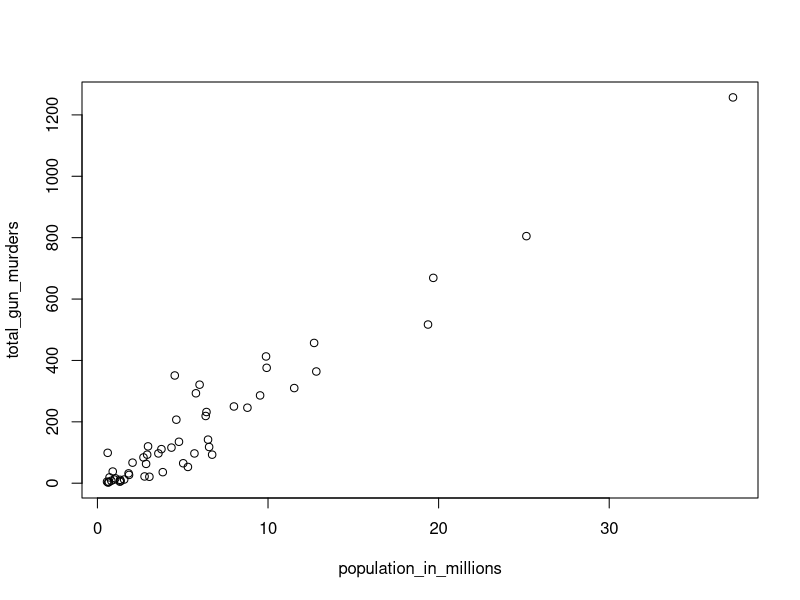
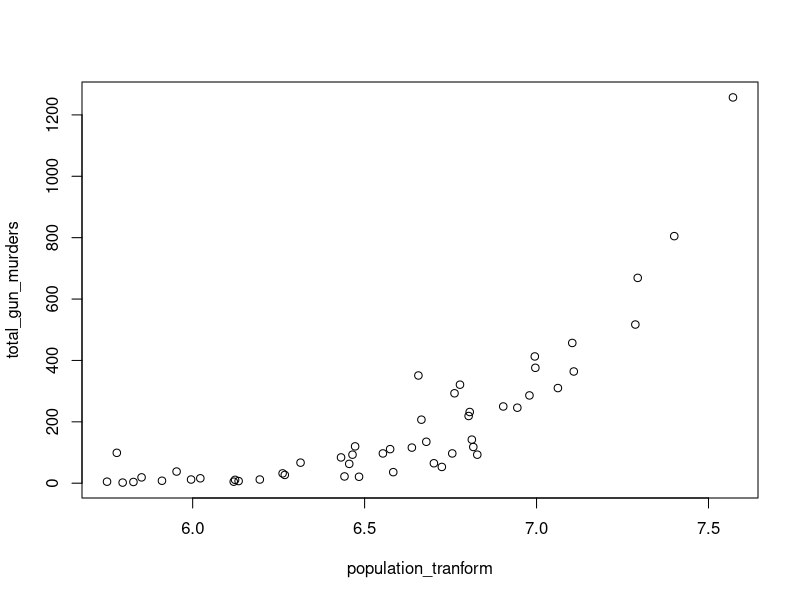
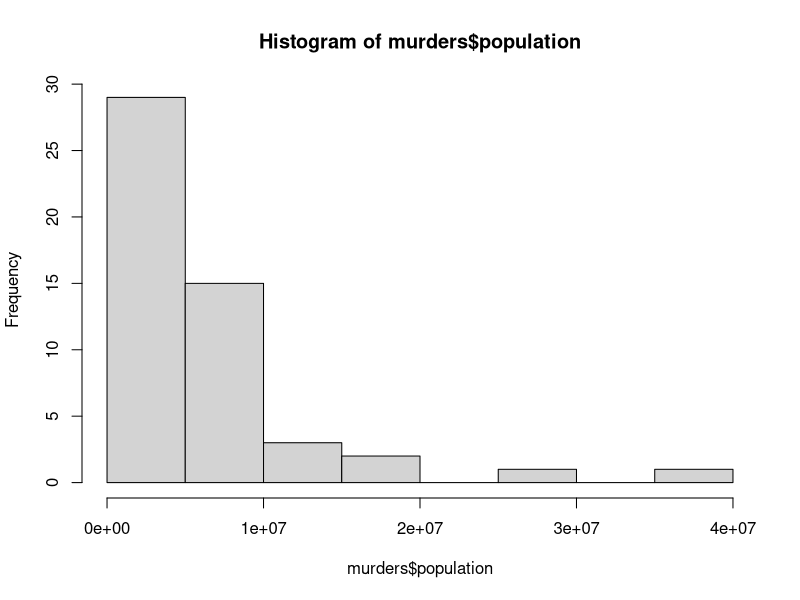
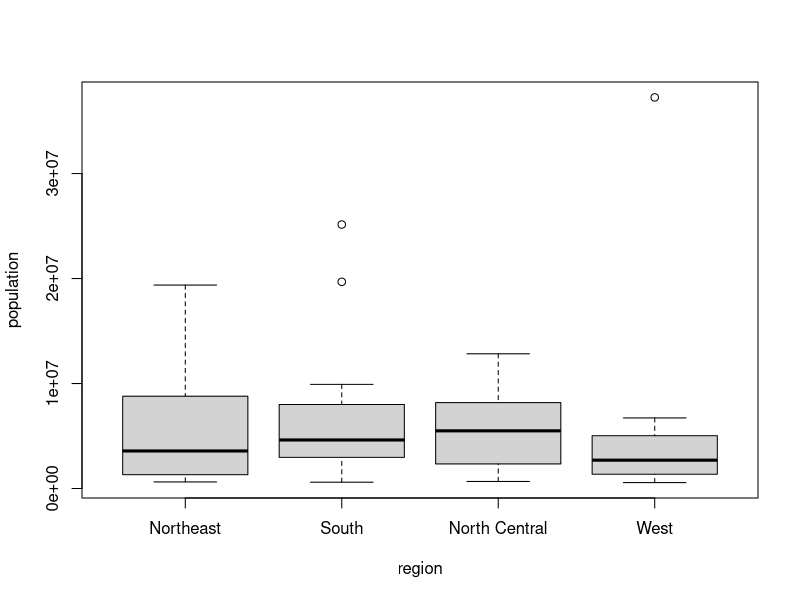

Reproduce these figures in R, in order.
## ---- chunk 1
library(dslabs)
data("murders") 
## ---- chunk 2
pop <- murders$population
pop <- sort(pop)
print(pop[1])
## ---- chunk 3
print(order(murders$population)[1])
## ---- chunk 4
print(which.min(murders$population))
## ---- chunk 5
murders$state[which.min(murders$population)] 
## ---- chunk 6
temp <- c(35, 88, 42, 84, 81, 30)
city <- c("Beijing", "Lagos", "Paris", "Rio de Janeiro",
"San Juan", "Toronto")
city_temps <- data.frame(name = city, temperature = temp) 
## ---- chunk 7
ranks <- rank(city_temps)
my_df <- data.frame(name = city, rank = ranks) 
print(my_df)
## ---- chunk 8
index <- order(city_temps$temperature)
my_df <- data.frame(name = city_temps$name[index], temperature = city_temps$temperature[index]) 
print(my_df)
## ---- chunk 9
population_in_millions <- murders$population/10^6
total_gun_murders <- murders$total
plot(population_in_millions, total_gun_murders) 
## ---- chunk 10
population_tranform <- log10(murders$population)
total_gun_murders <- murders$total
plot(population_tranform, total_gun_murders)
## ---- chunk 11
hist(murders$population)
## ---- chunk 12
boxplot(population~region, data = murders)
